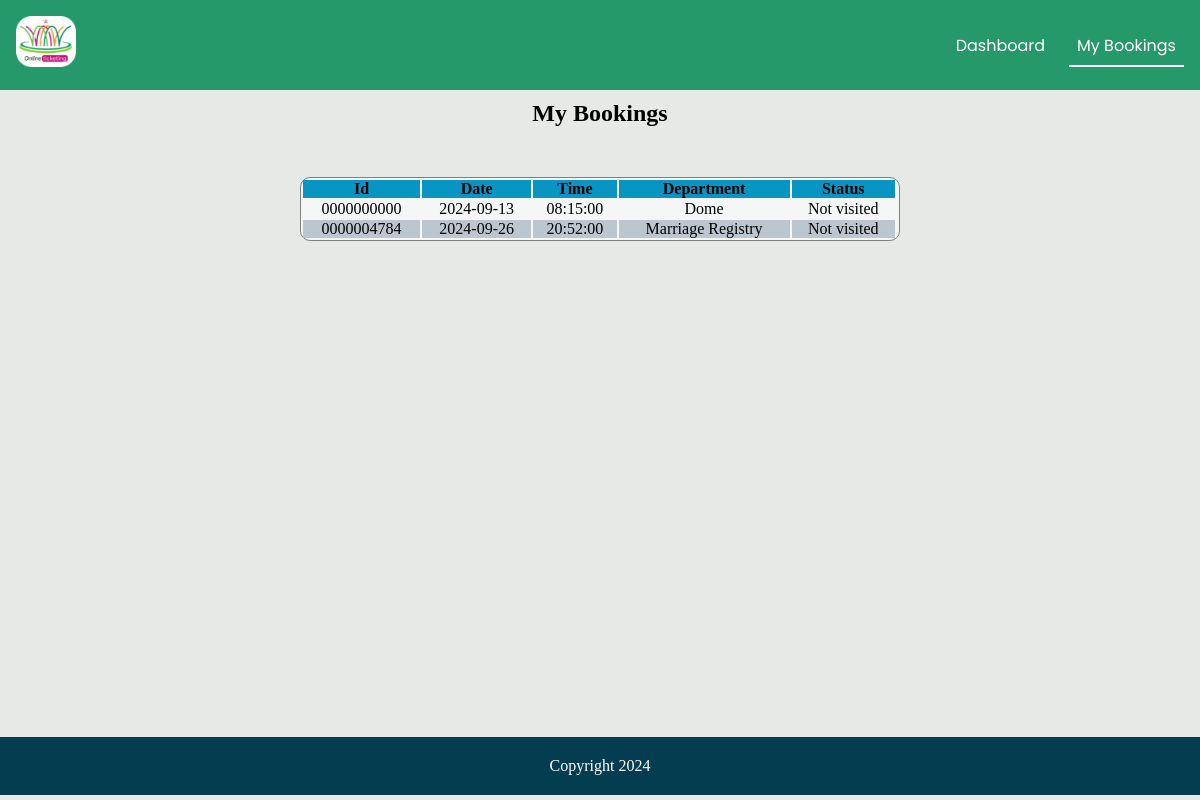
Screenshot of /client/myappointments.php (signed in) with the database file from the repository.
### tables this page shows
CREATE TABLE `booking` (
  `department` varchar(40) DEFAULT NULL,
  `Customer` varchar(50) DEFAULT NULL,
  `Date` date DEFAULT NULL,
  `Time` time DEFAULT NULL,
  `status` varchar(15) DEFAULT NULL,
  `contact` varchar(40) DEFAULT NULL,
  `id` int(10) unsigned zerofill NOT NULL
);

### client/myappointments.php (the view, shortened to what this page needs)
<?php
    include '../connection.php';
    $client = $_SESSION['client'];
        $select = "SELECT * FROM booking where contact = '$client'";
        $query = mysqli_query($connection, $select);
       ?>
<!DOCTYPE html>
<html lang="en">
  <head>
    <link
      rel="stylesheet"
      href="https://cdnjs.cloudflare.com/ajax/libs/font-awesome/6.4.0/css/all.min.css"
    />
    <link rel="stylesheet" href="../css/tickets.css" />
  </head>
  <body>
    <nav>
      <a href="#home" id="logo"><img src="../images/logo.png"></a>
      <ul>
        <li>
          <a href="dashboard.php" >Dashboard</a>
        </li>
        <li>
            <a href="#" class="active">My Bookings</a>
          </li>
      </ul>
    </nav>
    <h2 id="h11">My Bookings</h2>
   <div class="query">
    </div>
    <div class="tablediv">
    <table>
    <tr>
    <th>Id </th>
            <th>Date </th>
            <th>Time</th>
            <th>Department</th>
            <th>Status </th>
            </tr>
        <?php
        if($query -> num_rows == 0){
          echo "<p>You have no bookings<p>";
        }
        else{
         while($res = mysqli_fetch_assoc($query)){
            echo '
                <tr>
                      <td>'.$res['id'].'</td>
                      <td>'.$res['Date'].'</td>
                      <td>'.$res['Time'].'</td>
                      <td>'.$res['department'].'</td>
                      <td>'.$res['status'].'</td>
                  </tr>
                ';
          }
        }
        ?>
    </table>
    </div>
    <footer>
        <p>Copyright 2024</p>
    </footer>
  </body>
</html>

### css/tickets.css (style rules this page uses)
* { padding: 0; margin: 0; box-sizing: border-box; }
body { background-color: #e7e9e7; }
nav { font-family: "Poppins", sans-serif; display: flex; align-items: center; justify-content: space-between; background-color: #259969; padding: 1em; }
nav a { text-decoration: none; text-transform: capitalize; color: #ffffff; }
#logo img { width:60px; }
ul { list-style: none; display: flex; gap: 1em; }
ul a { padding: 0.5em; }
.active { border-bottom: 2px solid #ffffff; }
#h11 { text-align: center; margin-top: 10px; margin-bottom: 10px; }
.tablediv { min-height: 70vh; }
table { width: 50%; text-align: center; border: 0.3px solid gray; margin: auto; border-radius: 10px; background-color: #f5f7f7; }
table th { background-color: #0895c4; }
table tr:nth-child(odd) { background-color: rgb(188, 198, 207); }
.query { width:98%; display: flex; align-items: center; justify-content: center; margin-bottom: 20px; padding:10px; flex-direction: column; }
footer { background-color: #043d50; padding: 20px; display: flex; justify-content: center; align-items: center; color: #ffffff; }

### rows the page displays
booking: id "0000000000", Date "2024-09-13", Time "08:15:00", department "Dome", status "Not visited"
booking: id "0000004784", Date "2024-09-26", Time "20:52:00", department "Marriage Registry", status "Not visited"
